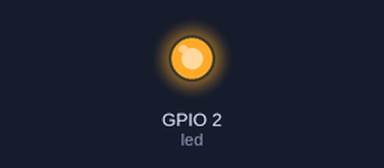
Recording of a sketch running on a simulated ESP32. Parts: output pins drawn as LEDs (lit = HIGH). What the sketch prints to the serial monitor is not drawn.

Above: at 1.5 s.
At 3.5 s:
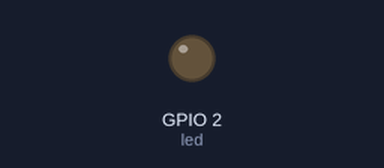
Timing chart, 0 to 5.2 s (numbered marks = the images above):
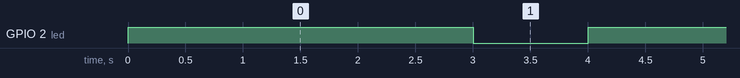

Measured:
- by itself, GPIO 2 (led): alternates HIGH for 3.0 s and LOW for 1.0 s

The sketch:

hello-serial.ino
```cpp
int led = 2;

// the setup function runs once when you press reset or power the board
void setup() {
  Serial.begin(115200);
  Serial.println('hello');
  // initialize digital pin LED_BUILTIN as an output.
  pinMode(led, OUTPUT);
}

// the loop function runs over and over again forever
void loop() {
  digitalWrite(led, HIGH);   // turn the LED on (HIGH is the voltage level)
  delay(3000);                       // wait for a second
  digitalWrite(led, LOW);    // turn the LED off by making the voltage LOW
  delay(1000);                       // wait for a second
}
```
